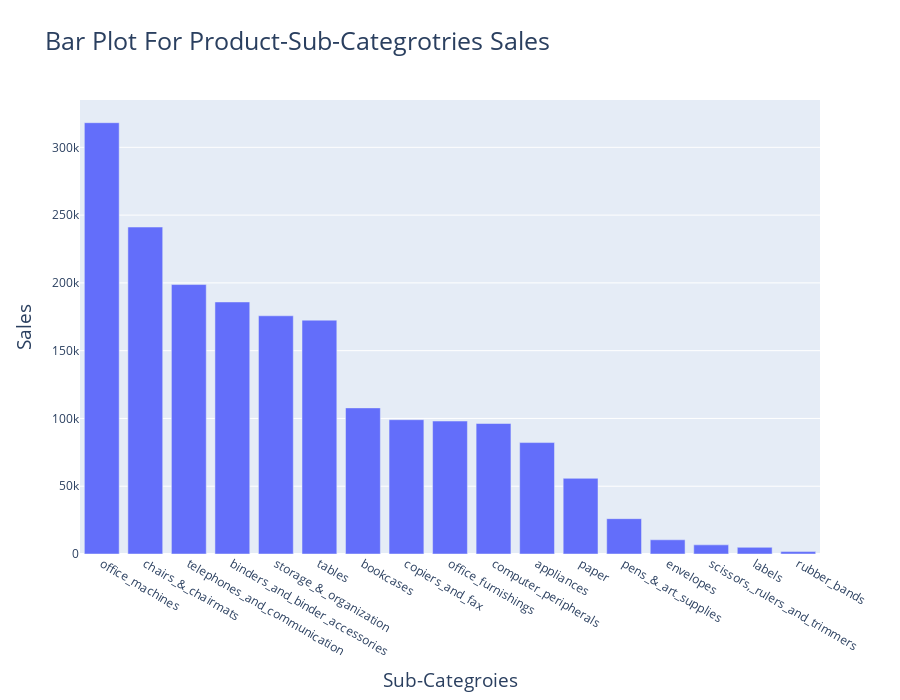

Here is the notebook cell this chart was saved with:
### Markdown cell above
**The above plot can help a lot with inventory stocking.**

**This is the percentage count of quantity sold per item**

**Amongst all products paper had the highest percentage count of 14.7%, then 'Binders and Binder Accessories which had a count of 10.3%, etc**

**We could invest in stocking more paper, however, it is important to know that it doesn't yield or amount to higher sales as shown in the bar plot below.**

### Code cell
temp = df.groupby(by=['product_sub-category']).sum().sort_values(by='sales',ascending=False).reset_index()

data=go.Bar(x=temp['product_sub-category'],
            y=temp['sales'])

layout=go.Layout(title='Bar Plot For Product-Sub-Categrotries Sales',
                 titlefont=dict(size=25),
                 height=700, 
                 xaxis=dict(title='Sub-Categroies',titlefont=dict(size=19)),
                 yaxis=dict(title='Sales',titlefont=dict(size=19)),)


iplot(dict(data=data,layout=layout))

### Figure 1 — Plotly figure (JSON) as saved in the notebook; plotly's stock layout.template omitted (floating-point values rounded to 4 significant figures)
{"data": [{"type": "bar", "x": ["office_machines", "chairs_&_chairmats", "telephones_and_communication", "binders_and_binder_accessories", "storage_&_organization", "tables", "bookcases", "copiers_and_fax", "office_furnishings", "computer_peripherals", "appliances", "paper", "pens_&_art_supplies", "envelopes", "scissors,_rulers_and_trimmers", "labels", "rubber_bands"], "y": [318200.0, 241200.0, 198800.0, 185900.0, 175700.0, 172500.0, 107800.0, 99070.0, 98070.0, 96260.0, 82200.0, 55810.0, 26070.0, 10480.0, 6752.0, 4915.0, 1789.0]}], "layout": {"height": 700, "title": {"font": {"size": 25}, "text": "Bar Plot For Product-Sub-Categrotries Sales"}, "xaxis": {"title": {"font": {"size": 19}, "text": "Sub-Categroies"}}, "yaxis": {"title": {"font": {"size": 19}, "text": "Sales"}}}}
